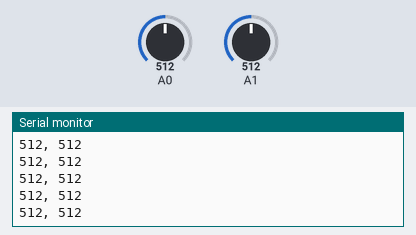
A sketch run on a simulated Arduino Uno, built with avr-gcc and run on an emulated ATmega328P. On the bench: the last lines printed to the serial monitor. The inputs (shaded band) are chosen by the test bench; at power-on: A0 = 512, A1 = 512.

Above: at 4.2 s.
4.3 s: A0 set to 109
At 5.4 s:
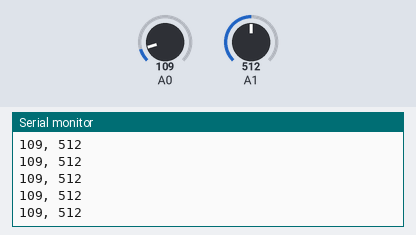
5.8 s: A0 set to 93
At 6.4 s:
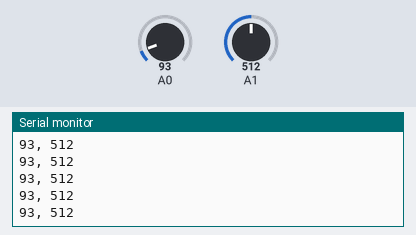
Timing chart, 0 to 8.8 s (numbered marks = the images above; inputs shaded):
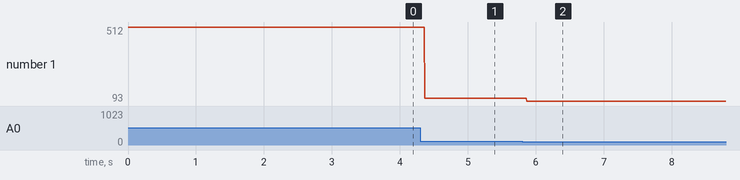

The sketch:

arduino_remote_control.ino
```cpp
#include "controlStick.h"
#include <SoftwareSerial.h>
SoftwareSerial BTSerial(2, 3);   //bluetooth module Tx:Digital 2 Rx:Digital 3
controlStick c(A0,A1,0);

void setup() {
  // put your setup code here, to run once:

  String data;
  char buff[10];
  int cnt;

  Serial.begin(9600);

  BTSerial.begin(9600);
  /*
  Serial.println("ATcommand");

  BTSerial.print("AT\r\n");


  while(!BTSerial.available()){};
  while(BTSerial.available()) {
    char c = BTSerial.read();
    buff[cnt] = c;
    cnt ++;
  }
  buff[cnt] = '\0';
  cnt = 0;
  data = buff;
  Serial.print(data);

  if(data == "OK\r\n")
  {
    Serial.println("yes");
  }
  else
  {
    Serial.println("This message is never displayed");

    //while(1);
  }

  BTSerial.print("AT+INIT\r\n");

  while(!BTSerial.available()){};
  while(BTSerial.available()) {
    char c = BTSerial.read();
    buff[cnt] = c;
    cnt ++;
  }
  buff[cnt] = '\0';
  cnt = 0;
  data = buff;
  Serial.print(data);

  if(data == "OK\r\n")
  {
    Serial.println("yes");
  }else //if( data == "ERROR:(17)\r\n" )
  {
    Serial.println("SPP lib has been repeated initialization.");

    //while(1);
  }

  BTSerial.print("AT+BIND=2016,08,150811\r\n");
  while(!BTSerial.available()){};
  while(BTSerial.available()) {
    char c = BTSerial.read();
    buff[cnt] = c;
    cnt ++;
  }
  buff[cnt] = '\0';
  cnt = 0;
  data = buff;
  Serial.print(data);

  if(data == "OK\r\n")
  {
    Serial.println("yes");
  }else
  {
    Serial.println("AT+BIND command is failed");

    //while(1);
  }
  BTSerial.print("AT+PAIR=2016,08,150811,30\r\n");
  while(!BTSerial.available()){};
  while(BTSerial.available()) {
    char c = BTSerial.read();
    buff[cnt] = c;
    cnt ++;
  }
  buff[cnt] = '\0';
  cnt = 0;
  data = buff;
  Serial.print(data);

  if(data == "OK\r\n")
  {
    Serial.println("yes");
  }else
  {
    Serial.println("AT+PAIR command is failed");

    //while(1);
  }
  BTSerial.print("AT+LINK=2016,08,150811\r\n");
  while(!BTSerial.available()){};
  while(BTSerial.available()) {
    char c = BTSerial.read();
    buff[cnt] = c;
    cnt ++;
  }
  buff[cnt] = '\0';
  cnt = 0;
  data = buff;
  Serial.print(data);

  if(data == "OK\r\n")
  {
    Serial.println("yes");
  }else
  {
    Serial.println("AT+LINK command is failed");

    //while(1);
  }
  */

}

void loop() {
  // put your main code here, to run repeatedly:


  int x,y;
  unsigned char packet,back;
  int lOutput,rOutput;

  packet = c.conversion();

  BTSerial.write(packet);
  //BTSerial.write(packet);

  /*
  lOutput = ((packet & 0x01110000)>>4)*34;
  rOutput = (packet & 0x00000111)*34;*/
  lOutput = packet & 0x01110000;
  lOutput = lOutput >> 4;
  rOutput = packet & 0x00000111;
/*
  Serial.print("lOutput is ");
  Serial.print((int)((packet&0b01110000)>>4));

  if(packet & 0x80)
    Serial.print(" FRONT");
  else
    Serial.print(" BACK");

  Serial.print("    ,rOutput is ");
  Serial.print((int)(packet&0b00000111));
  if(packet & 0x08)
    Serial.println(" FRONT");
  else
    Serial.println(" BACK");
  delay(100);*/
  Serial.print(analogRead(A0));
  Serial.print(", ");
  Serial.println(analogRead(A1));

  /*
  Serial.print((int)((packet&0b01110000)>>4)*34);
    Serial.print(" ");
    Serial.print((int)(packet&0b00000111)*34);
  Serial.print(" ");
  */


 /*
  while(BTSerial.available())
  {
    back = BTSerial.read();
    Serial.print((int)back);
    Serial.print(" ");

    back = BTSerial.read();
    Serial.print((int)back);
    Serial.print('\n');


  }*/


  /*
  if (Serial.available())
    BTSerial.write(Serial.read());

/*
  x = analogRead(A0);
  y = analogRead(A1);

  Serial.print(x);
  Serial.print(' ');
  Serial.print(y);
  Serial.print(' ');


  Serial.print(x/4);
  Serial.print(' ');
  Serial.println(y/4);
  */
}
```

controlStick.cpp
```cpp
#include <arduino.h>
#include "controlStick.h"


controlStick::controlStick(int xPin,int yPin, int bt)
{
    pinMode(bt,INPUT);
    _bt = bt;
    _xPin = xPin;
    _yPin = yPin;

}
unsigned char controlStick::conversion()
{
    unsigned char packet,xPiece=0,yPiece=0;

    xValue = analogRead(_xPin);
    yValue = analogRead(_yPin);

    if(yValue < yCenter)
    {
      if(xValue <= xCenter)
      {
        leftOutput = ( xValue/xCenter*191+64 )*( (yCenter-yValue)/yCenter );
        rightOutput = ( (yCenter-yValue)/yCenter*255 ) + ( (xCenter-xValue)/(1023-xCenter)*255 );
      }
      else
      {
        leftOutput = ( (yCenter-yValue)/yCenter*255 ) + ( (xValue-xCenter)/(1023-xCenter)*255 );
        rightOutput = ( (1023-xValue)/(1023-xCenter)*191+64 )*( (yCenter-yValue)/yCenter );
      }
      packet = packet|0b10001000;
    }
    else
    {
      if(xValue < xCenter)
      {
        leftOutput = ( xValue/xCenter*191+64 )*( (yValue-yCenter)/(1023-yCenter) );
        rightOutput = ( (yValue-yCenter)/(1023-yCenter)*255 ) + ( (xCenter-xValue)/(1023-xCenter)*255 );
      }
      else
      {
        leftOutput = ( (yValue-yCenter)/(1023-yCenter)*255 ) + ( (xValue-xCenter)/(1023-xCenter)*255 );
        rightOutput = ( (1023-xValue)/(1023-xCenter)*191+64 )*( (yValue-yCenter)/(1023-yCenter) );
      }


      packet = packet&0b01110111;
    }
    if(leftOutput>300)
        leftOutput = 255;

    if(rightOutput>300)
        rightOutput = 255;

    if(leftOutput > 247)
      packet = packet|0b01110000;

    else if(leftOutput > 10)
      packet = packet | ((leftOutput-9)/34+1)<<4;


    if(rightOutput > 247)
      packet = packet|0b00000111;

    else if(rightOutput > 10)
      packet = packet | ((rightOutput-9)/34+1);

    return packet;


}
```

controlStick.h
```cpp
#ifndef __CONVERSION_H__
#define __CONVERSION_H__

#define xCenter ((float)505)
#define yCenter ((float)531)


class controlStick
{
    public:
        controlStick(int xPin,int yPin, int bt);
        unsigned char conversion();
    private:
        int _xPin;
        int _yPin;
        int _bt;
        int xValue,yValue;
        int leftOutput,rightOutput ;


};

#endif
```

Measured:
- after the input at 4.3 s, the serial monitor: prints a new line after 0.07 s (image 1)
- after the input at 5.8 s, the serial monitor: prints a new line after 0.07 s (image 2)
- plotted number 1: 512 → 109 after the input at 4.3 s, 109 → 93 after the input at 5.8 s
